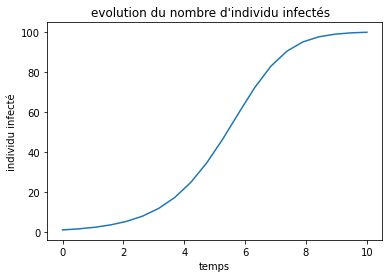

Write Python code to recreate this figure.
# *** exercice 1 ***

import matplotlib.pyplot as plt
import numpy as np

t = np.linspace(0, 10, 20)
dt=10/19                # t[1]-t[0]
Nnum = np.zeros(20) 
Ntot=100
alpha=0.01
Nnum[0]=1

for i in range(19):
    Nnum[i+1]=Nnum[i]+Nnum[i]*alpha*dt*(Ntot-Nnum[i])
    
    
plt.plot(t,Nnum)
plt.title("evolution du nombre d'individu infectés  ")
plt.ylabel("individu infecté")
plt.xlabel("temps")
plt.show()







    


    
